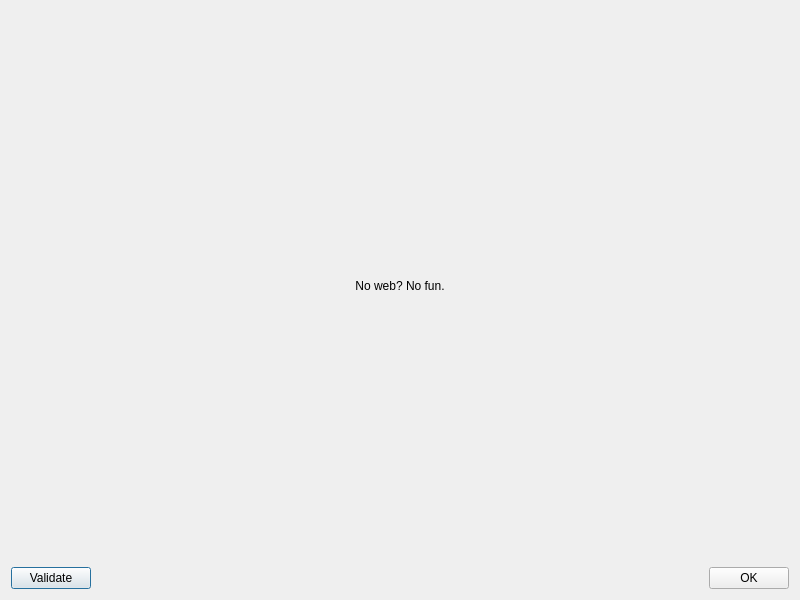
<?xml version="1.0" encoding="UTF-8"?>
<ui version="4.0">
 <class>SourceViewDialog</class>
 <widget class="QDialog" name="SourceViewDialog">
  <property name="geometry">
   <rect>
    <x>0</x>
    <y>0</y>
    <width>800</width>
    <height>600</height>
   </rect>
  </property>
  <property name="windowTitle">
   <string>View VHDL</string>
  </property>
  <layout class="QGridLayout" name="gridLayout">
   <item row="1" column="0">
    <layout class="QHBoxLayout" name="buttonsLayout">
     <item>
      <widget class="QPushButton" name="validateButton">
       <property name="text">
        <string>Validate</string>
       </property>
      </widget>
     </item>
     <item>
      <spacer name="horizontalSpacer">
       <property name="orientation">
        <enum>Qt::Horizontal</enum>
       </property>
       <property name="sizeHint" stdset="0">
        <size>
         <width>40</width>
         <height>20</height>
        </size>
       </property>
      </spacer>
     </item>
     <item>
      <widget class="QPushButton" name="okButton">
       <property name="text">
        <string>OK</string>
       </property>
      </widget>
     </item>
    </layout>
   </item>
   <item row="0" column="0">
    <widget class="QLabel" name="label">
     <property name="text">
      <string>No web? No fun.</string>
     </property>
     <property name="alignment">
      <set>Qt::AlignCenter</set>
     </property>
    </widget>
   </item>
  </layout>
 </widget>
 <resources/>
 <connections/>
</ui>
